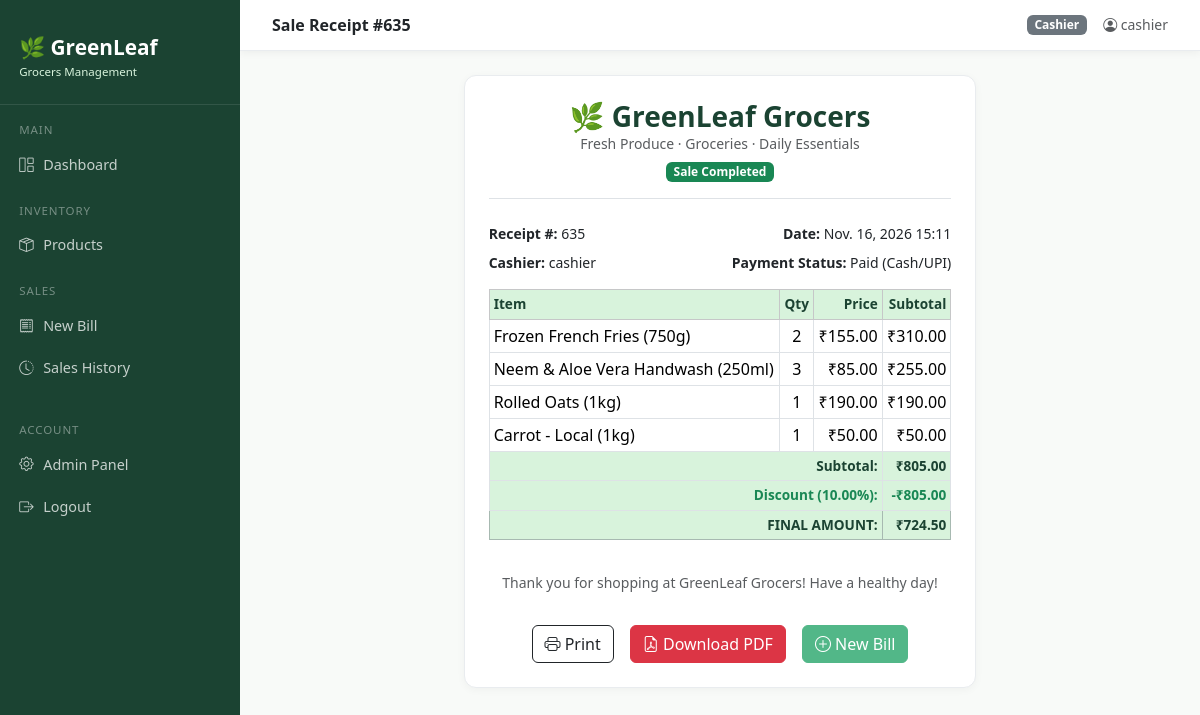
Page /billing/receipt/635/ (signed in) on the committed database.
### billing/models.py (models this page shows, shortened)
class Sale(models.Model):
    sale_date = models.DateField()
    sale_time = models.TimeField()
    cashier = models.ForeignKey(User, on_delete=models.SET_NULL, null=True)
    total_amount = models.DecimalField(max_digits=12, decimal_places=2, default=0)
    discount = models.DecimalField(max_digits=5, decimal_places=2, default=0)  # percentage
    final_amount = models.DecimalField(max_digits=12, decimal_places=2, default=0)
    created_at = models.DateTimeField(auto_now_add=True)
    class Meta:
        ordering = ['-sale_date', '-sale_time']

class SaleItem(models.Model):
    sale = models.ForeignKey(Sale, related_name='items', on_delete=models.CASCADE)
    product = models.ForeignKey(Product, on_delete=models.PROTECT)
    quantity = models.PositiveIntegerField()
    unit_price = models.DecimalField(max_digits=10, decimal_places=2)
    subtotal = models.DecimalField(max_digits=12, decimal_places=2)

### inventory/models.py (models this page shows, shortened)
class Product(models.Model):
    CATEGORY_CHOICES = [
        ('Fruits & Vegetables', 'Fruits & Vegetables'),
        ('Dairy & Eggs', 'Dairy & Eggs'),
        ('Bakery', 'Bakery'),
        ('Meat & Seafood', 'Meat & Seafood'),
        ('Beverages', 'Beverages'),
        ('Snacks & Confectionery', 'Snacks & Confectionery'),
        ('Grains & Pulses', 'Grains & Pulses'),
        ('Spices & Condiments', 'Spices & Condiments'),
        ('Frozen Foods', 'Frozen Foods'),
        ('Personal Care', 'Personal Care'),
        ('Household', 'Household'),
        ('Other', 'Other'),
    ]
    name = models.CharField(max_length=200)
    category = models.CharField(max_length=100, choices=CATEGORY_CHOICES)
    unit_price = models.DecimalField(max_digits=10, decimal_places=2)
    stock_qty = models.IntegerField(default=0)
    reorder_level = models.IntegerField(default=10)
    expiry_date = models.DateField(null=True, blank=True)
    supplier = models.ForeignKey(Supplier, on_delete=models.SET_NULL, null=True, blank=True)
    barcode = models.CharField(max_length=50, blank=True)
    created_at = models.DateTimeField(auto_now_add=True)
    updated_at = models.DateTimeField(auto_now=True)
    class Meta:
        ordering = ['name']

### billing/views.py (the view)
# urls.py: path('receipt/<int:sale_id>/', views.receipt, name='receipt'),
@login_required
def receipt(request, sale_id):
    sale = get_object_or_404(Sale.objects.select_related('cashier'), pk=sale_id)
    items = sale.items.select_related('product').all()
    return render(request, 'billing/receipt.html', {'sale': sale, 'items': items})

### templates/billing/receipt.html (shortened to what this page needs)
{% extends 'base.html' %}
{% block page_title %}Sale Receipt #{{ sale.id }}{% endblock %}
{% block content %}
<div class="row justify-content-center">
<div class="col-md-7">
<div class="card p-4">
    <div class="text-center mb-4 border-bottom pb-3">
        <h3 class="fw-bold mb-0" style="color: #1b4332;">🌿 GreenLeaf Grocers</h3>
        <p class="text-muted small mb-1">Fresh Produce · Groceries · Daily Essentials</p>
        <span class="badge bg-success">Sale Completed</span>
    </div>
    <div class="row g-2 mb-3 small">
        <div class="col-6"><strong>Receipt #:</strong> {{ sale.id }}</div>
        <div class="col-6 text-end"><strong>Date:</strong> {{ sale.sale_date }} {{ sale.sale_time|time:"H:i" }}</div>
        <div class="col-6"><strong>Cashier:</strong> {{ sale.cashier.username }}</div>
        <div class="col-6 text-end"><strong>Payment Status:</strong> Paid (Cash/UPI)</div>
    </div>
    <table class="table table-bordered table-sm mb-3">
        <thead class="table-light">
            <tr><th>Item</th><th class="text-center">Qty</th><th class="text-end">Price</th><th class="text-end">Subtotal</th></tr>
        </thead>
        <tbody>
            {% for item in items %}
            <tr>
                <td>{{ item.product.name }}</td>
                <td class="text-center">{{ item.quantity }}</td>
                <td class="text-end">₹{{ item.unit_price|floatformat:2 }}</td>
                <td class="text-end">₹{{ item.subtotal|floatformat:2 }}</td>
            </tr>
            {% endfor %}
        </tbody>
        <tfoot>
            <tr>
                <th colspan="3" class="text-end">Subtotal:</th>
                <th class="text-end">₹{{ sale.total_amount|floatformat:2 }}</th>
            </tr>
            {% if sale.discount > 0 %}
            <tr>
                <th colspan="3" class="text-end text-success">Discount ({{ sale.discount }}%):</th>
                <th class="text-end text-success">-₹{{ sale.total_amount|floatformat:2 }}</th>
            </tr>
            {% endif %}
            <tr class="table-success fs-5">
                <th colspan="3" class="text-end">FINAL AMOUNT:</th>
                <th class="text-end">₹{{ sale.final_amount|floatformat:2 }}</th>
            </tr>
        </tfoot>
    </table>
    <div class="text-center text-muted small my-3">
        Thank you for shopping at GreenLeaf Grocers! Have a healthy day!
    </div>
    <div class="d-flex justify-content-center gap-3 mt-3">
        <button onclick="window.print()" class="btn btn-outline-dark"><i class="bi bi-printer"></i> Print</button>
        <a href="{% url 'receipt_pdf' sale.id %}" class="btn btn-danger"><i class="bi bi-file-earmark-pdf"></i> Download PDF</a>
        <a href="{% url 'billing' %}" class="btn btn-success"><i class="bi bi-plus-circle"></i> New Bill</a>
    </div>
</div>
</div>
</div>
{% endblock %}

### templates/base.html (shortened to what this page needs)
<!DOCTYPE html>
<html lang="en">
<head>
    <link href="https://cdn.jsdelivr.net/npm/bootstrap@5.3.2/dist/css/bootstrap.min.css" rel="stylesheet">
    <link href="https://cdn.jsdelivr.net/npm/bootstrap-icons@1.11.3/font/bootstrap-icons.css" rel="stylesheet">
</head>
<body>
<div class="sidebar">
    <div class="brand">
        🌿 GreenLeaf<br>
        <small>Grocers Management</small>
    </div>
    <div class="nav-label">Main</div>
    <a href="{% url 'dashboard' %}" class="nav-link {% if request.resolver_match.url_name == 'dashboard' %}active{% endif %}">
        <i class="bi bi-grid-1x2"></i> Dashboard
    </a>
    <div class="nav-label">Inventory</div>
    <a href="{% url 'product_list' %}" class="nav-link {% if 'product' in request.resolver_match.url_name %}active{% endif %}">
        <i class="bi bi-box-seam"></i> Products
    </a>
    <div class="nav-label">Sales</div>
    <a href="{% url 'billing' %}" class="nav-link {% if request.resolver_match.url_name == 'billing' %}active{% endif %}">
        <i class="bi bi-receipt"></i> New Bill
    </a>
    <a href="{% url 'sale_list' %}" class="nav-link {% if request.resolver_match.url_name == 'sale_list' %}active{% endif %}">
        <i class="bi bi-clock-history"></i> Sales History
    </a>
    <div class="nav-label mt-3">Account</div>
    <a href="/admin/" class="nav-link" target="_blank">
        <i class="bi bi-gear"></i> Admin Panel
    </a>
    <a href="{% url 'logout' %}" class="nav-link">
        <i class="bi bi-box-arrow-right"></i> Logout
    </a>
</div>
<div class="topbar">
    <span class="fw-semibold text-dark">{% block page_title %}Dashboard{% endblock %}</span>
    <div class="d-flex align-items-center gap-3">
        {% if user.is_staff %}<span class="badge bg-warning text-dark"><i class="bi bi-shield-check"></i> Admin</span>{% else %}<span class="badge bg-secondary">Cashier</span>{% endif %}
        <span class="text-muted small"><i class="bi bi-person-circle"></i> {{ user.username }}</span>
    </div>
</div>
<div class="main-content">
    {% block content %}{% endblock %}
</div>
</body>
</html>

### templates/base.html (style rules this page uses)
:root { --green-dark: #1b4332; --green-mid: #2d6a4f; --green-light: #52b788; --green-pale: #d8f3dc; --accent: #f4a261; }
body { background: #f8faf8; font-family: 'Segoe UI', sans-serif; }
.sidebar { width: 240px; min-height: 100vh; background: var(--green-dark); position: fixed; top: 0; left: 0; z-index: 100; padding-top: 1rem; }
.sidebar .brand { color: white; font-size: 1.3rem; font-weight: 700; padding: 1rem 1.2rem 1.5rem; border-bottom: 1px solid rgba(255,255,255,0.1); }
.sidebar .brand small { display: block; font-size: 0.72rem; color: var(--green-pale); font-weight: 400; }
.sidebar .nav-link { color: rgba(255,255,255,0.75); padding: 0.65rem 1.2rem; display: flex; align-items: center; gap: 0.6rem; border-radius: 0; font-size: 0.9rem; transition: all 0.2s; }
.sidebar .nav-label { font-size: 0.72rem; text-transform: uppercase; letter-spacing: 0.08em; color: rgba(255,255,255,0.4); padding: 1rem 1.2rem 0.3rem; }
.main-content { margin-left: 240px; padding: 1.5rem 2rem; }
.topbar { background: white; border-bottom: 1px solid #e9ecef; padding: 0.8rem 2rem; margin-left: 240px; display: flex; align-items: center; justify-content: space-between; position: sticky; top: 0; z-index: 99; box-shadow: 0 2px 8px rgba(0,0,0,0.05); }
.card { border: 1px solid #e9ecef; border-radius: 12px; box-shadow: 0 2px 8px rgba(0,0,0,0.04); }
.table th { background: var(--green-pale); color: var(--green-dark); font-weight: 600; font-size: 0.85rem; }
.btn-success { background: var(--green-light); border-color: var(--green-light); color: white; }

### rows in the picture
Sale: id "635", sale_date "Nov. 16, 2026", sale_time "15:11", cashier.username "cashier", total_amount "805.00", discount "10.00", final_amount "724.50"
SaleItem: product.name "Frozen French Fries (750g)", quantity "2", unit_price "155.00", subtotal "310.00"
SaleItem: product.name "Neem & Aloe Vera Handwash (250ml)", quantity "3", unit_price "85.00", subtotal "255.00"
SaleItem: product.name "Rolled Oats (1kg)", quantity "1", unit_price "190.00", subtotal "190.00"
SaleItem: product.name "Carrot - Local (1kg)", quantity "1", unit_price "50.00", subtotal "50.00"

### other values in the picture
{{ user.username }} "cashier"
